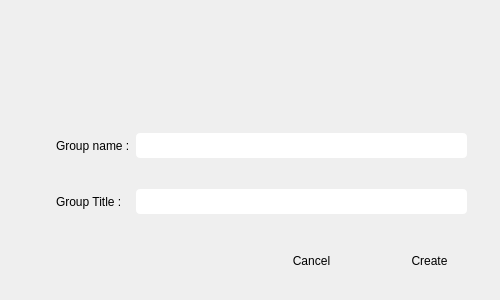
<?xml version="1.0" encoding="UTF-8"?>
<ui version="4.0">
 <class>CreateChannel</class>
 <widget class="QDialog" name="CreateChannel">
  <property name="geometry">
   <rect>
    <x>0</x>
    <y>0</y>
    <width>500</width>
    <height>300</height>
   </rect>
  </property>
  <property name="minimumSize">
   <size>
    <width>500</width>
    <height>300</height>
   </size>
  </property>
  <property name="maximumSize">
   <size>
    <width>500</width>
    <height>300</height>
   </size>
  </property>
  <property name="baseSize">
   <size>
    <width>500</width>
    <height>300</height>
   </size>
  </property>
  <property name="windowTitle">
   <string>Dialog</string>
  </property>
  <widget class="QLabel" name="label">
   <property name="geometry">
    <rect>
     <x>70</x>
     <y>40</y>
     <width>371</width>
     <height>51</height>
    </rect>
   </property>
   <property name="styleSheet">
    <string notr="true">color:red;</string>
   </property>
   <property name="text">
    <string/>
   </property>
  </widget>
  <widget class="QWidget" name="">
   <property name="geometry">
    <rect>
     <x>56</x>
     <y>108</y>
     <width>411</width>
     <height>131</height>
    </rect>
   </property>
   <layout class="QGridLayout" name="gridLayout">
    <item row="0" column="0">
     <widget class="QLabel" name="label_2">
      <property name="text">
       <string>Group name :</string>
      </property>
     </widget>
    </item>
    <item row="0" column="1">
     <widget class="QLineEdit" name="txtbName">
      <property name="minimumSize">
       <size>
        <width>0</width>
        <height>25</height>
       </size>
      </property>
      <property name="baseSize">
       <size>
        <width>0</width>
        <height>25</height>
       </size>
      </property>
      <property name="styleSheet">
       <string notr="true">border: none ;
border-radius:4px;
</string>
      </property>
     </widget>
    </item>
    <item row="1" column="0">
     <widget class="QLabel" name="label_3">
      <property name="text">
       <string>Group Title :</string>
      </property>
     </widget>
    </item>
    <item row="1" column="1">
     <widget class="QLineEdit" name="txtbTitle">
      <property name="minimumSize">
       <size>
        <width>0</width>
        <height>25</height>
       </size>
      </property>
      <property name="baseSize">
       <size>
        <width>0</width>
        <height>25</height>
       </size>
      </property>
      <property name="styleSheet">
       <string notr="true">border: none ;
border-radius:4px;
</string>
      </property>
     </widget>
    </item>
   </layout>
  </widget>
  <widget class="QWidget" name="">
   <property name="geometry">
    <rect>
     <x>270</x>
     <y>240</y>
     <width>201</width>
     <height>41</height>
    </rect>
   </property>
   <layout class="QGridLayout" name="gridLayout_2">
    <item row="0" column="2">
     <widget class="QPushButton" name="btnCreate">
      <property name="minimumSize">
       <size>
        <width>83</width>
        <height>33</height>
       </size>
      </property>
      <property name="maximumSize">
       <size>
        <width>100</width>
        <height>16777215</height>
       </size>
      </property>
      <property name="baseSize">
       <size>
        <width>83</width>
        <height>33</height>
       </size>
      </property>
      <property name="cursor">
       <cursorShape>PointingHandCursor</cursorShape>
      </property>
      <property name="styleSheet">
       <string notr="true">border: none ;
border-radius:4px;
</string>
      </property>
      <property name="text">
       <string>Create</string>
      </property>
     </widget>
    </item>
    <item row="0" column="0">
     <widget class="QPushButton" name="btnCancel">
      <property name="minimumSize">
       <size>
        <width>83</width>
        <height>33</height>
       </size>
      </property>
      <property name="maximumSize">
       <size>
        <width>100</width>
        <height>16777215</height>
       </size>
      </property>
      <property name="baseSize">
       <size>
        <width>83</width>
        <height>33</height>
       </size>
      </property>
      <property name="cursor">
       <cursorShape>PointingHandCursor</cursorShape>
      </property>
      <property name="styleSheet">
       <string notr="true">border: none ;
border-radius:4px;
</string>
      </property>
      <property name="text">
       <string>Cancel</string>
      </property>
     </widget>
    </item>
    <item row="0" column="1">
     <spacer name="horizontalSpacer">
      <property name="orientation">
       <enum>Qt::Horizontal</enum>
      </property>
      <property name="sizeHint" stdset="0">
       <size>
        <width>40</width>
        <height>20</height>
       </size>
      </property>
     </spacer>
    </item>
   </layout>
  </widget>
 </widget>
 <tabstops>
  <tabstop>txtbName</tabstop>
  <tabstop>txtbTitle</tabstop>
  <tabstop>btnCreate</tabstop>
  <tabstop>btnCancel</tabstop>
 </tabstops>
 <resources/>
 <connections/>
</ui>
